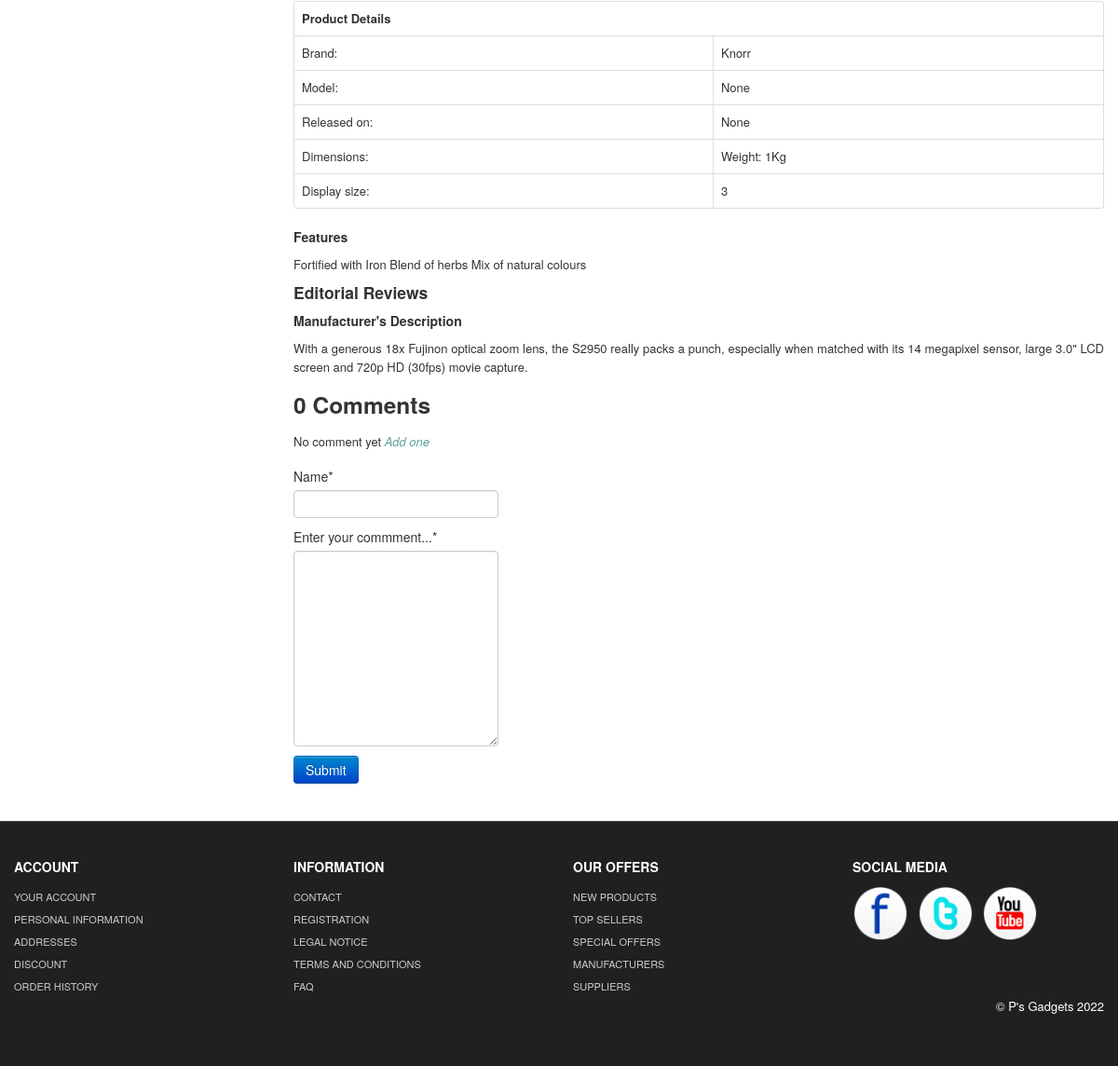
Before: /product/Knorr-Natural-Seasoning-Cubes-Chicken-MSG-Free-25x/ (lower part) with the older database file.
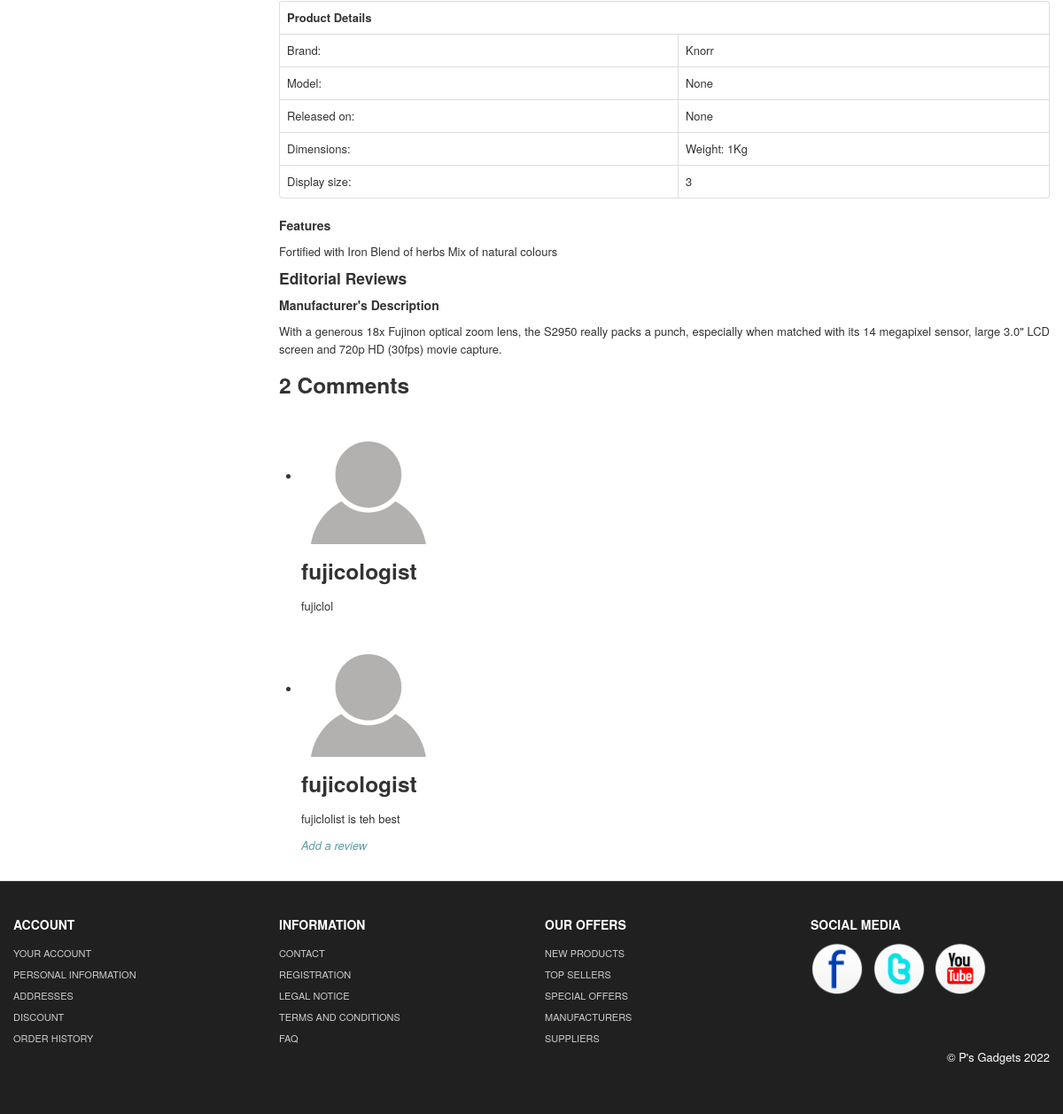
After: the same page with the newer database file.
### store/models.py (models this page shows, shortened)
class Product(models.Model):
    title = models.CharField(max_length=100)
    brand = models.CharField(max_length=100)
    model = models.CharField(max_length=250, blank=True, null=True)
    features = models.TextField(blank=True, null=True)
    stock = models.IntegerField(default=100)
    released_on = models.CharField(max_length=100)
    dimensions = models.CharField(max_length=100)
    price = models.FloatField()
    discount_price = models.FloatField(blank=True, null=True)
    category = models.CharField(choices=CATEGORY_CHOICES, max_length=3)
    label =  models.CharField(choices=LABEL_CHOICES, max_length=1)
    slug = models.SlugField()
    description = models.TextField()
    image = models.ImageField(upload_to="product_images")
    type = models.CharField(choices=TYPE_CHOICES, max_length=2)
    def get_add_to_cart_url(self):
        return reverse('add-to-cart', kwargs={
            "slug": self.slug
        })
    def get_remove_from_cart_url(self):
        return reverse('remove-from-cart', kwargs={
            "slug": self.slug
        })

class Comment(models.Model):
    product = models.ForeignKey(Product, related_name="comments", on_delete=models.CASCADE)
    name = models.CharField(max_length=100)
    body = models.TextField('Enter your commment...')
    date_added = models.DateTimeField(auto_now_add=True)
    active = models.BooleanField(default=False)

### store/views.py (the view, shortened to what this page needs)
# urls.py: path("product/<slug:slug>/", views.Detail.as_view(), name="product-detail"),
class Detail(DetailView):
    def get(self, request, slug, *args, **kwargs):
        product = Product.objects.get(slug=slug)
        electronics = Product.objects.filter(category="E").all()
        phones = Product.objects.filter(category="P").all()
        tablets = Product.objects.filter(category="T").all()
        accessories = Product.objects.filter(category="A").all()
        home_kitchen = Product.objects.filter(category="H").all()
        camera = Product.objects.filter(category="CA").all()
        computing = Product.objects.filter(category="C").all()
        clothing = Product.objects.filter(category="CL").all()
        food_and_beverages = Product.objects.filter(category="FB").all()
        sound_and_vision = Product.objects.filter(category="S").all()
        sidebar = Product.objects.filter(type="S"),
        comment_form = CommentForm()
        context = {
        'product': product,
        "electronics": electronics,
        "phones": phones,
        "tablets": tablets,
        "accessories": accessories,
        'home_kitchen': home_kitchen,
        "camera": camera,
        "computing": computing,
        "food_and_beverages": food_and_beverages,
        "clothing": clothing,
        "sound_and_vision": sound_and_vision,
        "sidebar": sidebar,
        "comment_form": comment_form,
        }
        return render(self.request, 'store/product-details.html', context)

### store/forms.py
class CommentForm(forms.ModelForm):
    class Meta:
        model = Comment
        fields = ["name", "body"]

### store/templatetags/cart_template_tags.py (called while the page is built)
@register.filter
def cart_item_count(user):
    if user.is_authenticated:
        qs = Order.objects.filter(user=user, ordered=False)
        if qs.exists():
            return qs[0].items.count()
    return 0

### store/templates/store/product-details.html (shortened to what the changed rows need)
{% load static %}
{% load cart_template_tags %}
{% load crispy_forms_tags %}
<!DOCTYPE html>
<html lang="en">
  <head>
<link id="callCss" rel="stylesheet" href="{% static 'store/themes/bootshop/bootstrap.min.css' %}" media="screen"/>
<link href="{% static 'store/themes/css/base.css' %}" rel="stylesheet" media="screen"/>
<link href="{% static 'store/themes/css/bootstrap-responsive.min.css' %}" rel="stylesheet"/>
<link href="{% static 'store/themes/css/font-awesome.css' %}" rel="stylesheet" type="text/css">
<link href="{% static 'store/themes/js/google-code-prettify/prettify.css' %}" rel="stylesheet"/>
</head>
<body>
<div id="mainBody">
	<div class="container">
	<div class="row">
	<div class="span9">
	<div class="row">
			<div class="span9">
            <div id="myTabContent" class="tab-content">
              <div class="tab-pane fade active in" id="home">
                <table class="table table-bordered">
				<tbody>
				<tr class="techSpecRow"><th colspan="2">Product Details</th></tr>
				<tr class="techSpecRow"><td class="techSpecTD1">Brand: </td><td class="techSpecTD2">{{ product.brand }}</td></tr>
				<tr class="techSpecRow"><td class="techSpecTD1">Model:</td><td class="techSpecTD2">{{ product.model }}</td></tr>
				<tr class="techSpecRow"><td class="techSpecTD1">Released on:</td><td class="techSpecTD2"> {{ product.released_on }}</td></tr>
				<tr class="techSpecRow"><td class="techSpecTD1">Dimensions:</td><td class="techSpecTD2"> {{ product.dimensions}}</td></tr>
				</tbody>
				</table>
				<h5>Features</h5>
				<p>
				{{ product.features }}
				</p>
				<h4>Editorial Reviews</h4>
				<h5>Manufacturer's Description </h5>
				<p>
				With a generous 18x Fujinon optical zoom lens, the S2950 really packs a punch, especially when matched with its 14 megapixel sensor, large 3.0" LCD screen and 720p HD (30fps) movie capture.
				</p>
				<div class="pt-5 mt-5">
					<h3 class="mb-5">{{ product.comments.count }} Comments</h3>
					{% if not product.comments.all %}
						<p>No comment yet <a href="{% url 'comment_tester' product.slug %}"><i class="fas fa-comment" style="color: cadetblue;">Add one</i></a></p>
						<form method="post" style="margin-top: 1.3em;">
							{{ comment_form | crispy }}
							<button type="submit" class="btn btn-primary  btn-lg">Submit</button>
						  </form>
						{% else %}
						<ul class="comment-list">
						{% for comment in product.comments.all %}
						<li class="comment">
							<div class="vcard bio">
							<img height="150" width="150" alt="Image placeholder">
							</div>
							<div class="comment-body">
							<h3>{{ comment.name }}</h3>
							<p>{{ comment.body }}</p>
							</div>
						</li>
						{% endfor %}
						<a href="{% url 'comment_tester' product.slug %}"><i class="fas fa-comment" style="color: cadetblue;">Add a review</i></a>
						</ul>
					{% endif %}
				</div>
              </div>
		</div>
          </div>
	</div>
</div>
</div> </div>
</div>
    <link rel="stylesheet" href="{% static 'store/themes/switch/themeswitch.css' %}" type="text/css" media="screen" />
    </body>
    </html>

Changed rows visible on the page:
computed for Product "Knorr": comments.count "0" → "2"
added Comment: name "fujicologist", body "fujiclol"
added Comment: name "fujicologist", body "fujiclolist is teh best"
Other visible differences:
text no longer shown: "No comment yet Add one Name * Enter your commment... * Submit"
text now shown: "Add a review"
